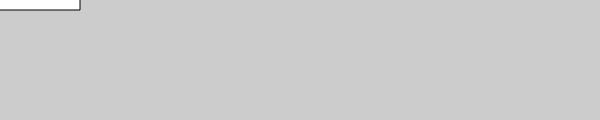
Frame 1 (no input)
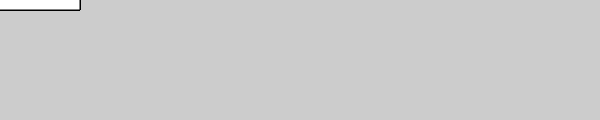
Frame 60 (no input)
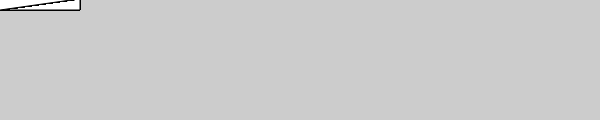
Frame 120 (the mouse pressed at the canvas centre since frame 60)

The p5.js sketch that drew these frames (run headless with seeded random() and noise() and a simulated clock; from frame 60 on, the mouse is pressed at the canvas centre):

// p5.js sketch
// ── sketch.js
function setup() {
  createCanvas(600, 120);
  background(204);
}

function draw() {
  rotate(mouseX / 100.0);
  rect(-80, -10, 160, 20);
}
